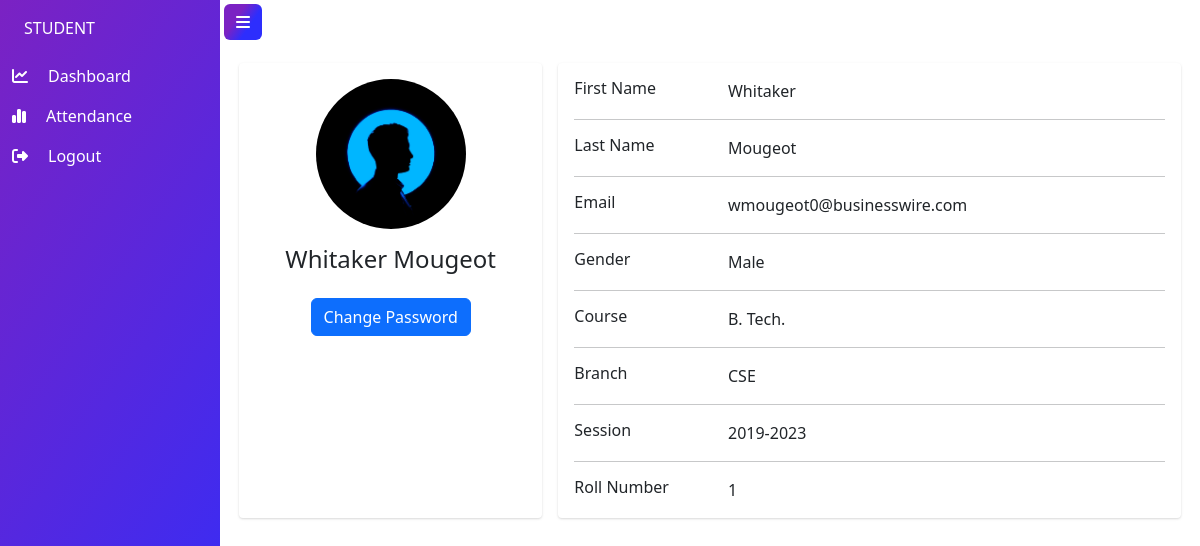
Page /student/dashboard/ (signed in) on the committed database.
### authentication/models.py (models this page shows, shortened)
class Student(models.Model):
    user = models.OneToOneField(CustomUser, on_delete=models.CASCADE)
    roll_no = models.CharField(max_length=32)
    branch = models.CharField(max_length=120)
    course = models.CharField(max_length=120)
    session = models.CharField(max_length=9)
    dataset_created = models.BooleanField(default=False)
    model_trained = models.BooleanField(default=False)

class CustomUser(AbstractUser):
    USER_TYPE = ((1, "ADMIN"), (2, "Student"))
    GENDER = [("M", "Male"), ("F", "Female"), ("N", "Non-binary")]
    id = models.UUIDField(primary_key=True, default=uuid.uuid4, editable=False)
    username = None  # Removed username, using email instead
    email = models.EmailField(unique=True)
    user_type = models.CharField(default=1, choices=USER_TYPE, max_length=1)
    gender = models.CharField(max_length=1, choices=GENDER)
    profile_pic = models.ImageField(
        upload_to=profile_pic_directory_path, blank=True, null=True
    )
    created_at = models.DateTimeField(auto_now_add=True)
    updated_at = models.DateTimeField(auto_now=True)
    USERNAME_FIELD = "email"
    REQUIRED_FIELDS = []
    objects = CustomUserManager()

### authentication/student_views.py (the view)
# urls.py: path("", views.index, name="home"),
def index(request):
    student = get_object_or_404(Student, user=request.user)
    context = {"student": student}
    return render(request, "student_templates/index.html", context)

### templates/student_templates/index.html (shortened to what this page needs)
{% extends "student_templates/base.html" %}
{% load static %}
{% block head %}
<link rel="stylesheet" type="text/css" href= {% static 'css/student_details.css' %}>
{% endblock head %}
{% block content %}
<div class="container main-body">
    <div class="row gutters-sm">
      <div class="col-md-4 mb-3">
        <div class="card h-100">
          <div class="card-body">
            <div class="d-flex flex-column align-items-center text-center">
              {% if student.user.profile_pic %}
              <img
                src="{% static student.user.profile_pic.url %}"
                alt="Admin"
                class="rounded-circle"
                width="150"
              />
              {% else %}
              <img src={% static 'img/user.jpg' %} alt="Admin"
              class="rounded-circle" width="150" />
              {% endif %}
              <div class="mt-3">
                <h4>{{student.user.first_name}} {{student.user.last_name}}</h4>
              </div>
              <div class="mt-3">
                <button
                  type="button"
                  class="btn btn-primary"
                  data-bs-toggle="modal"
                  data-bs-target="#changePasswordModal"
                >
                  Change Password
                </button>
              </div>
            </div>
          </div>
        </div>
      </div>
      <div class="col-md-8">
        <div class="card mb-3">
          <div class="card-body">
            <div class="row">
              <div class="col-sm-3">
                <h6 class="mb-0">First Name</h6>
              </div>
              <div class="col-sm-9">{{student.user.first_name}}</div>
            </div>
            <hr />
            <div class="row">
              <div class="col-sm-3">
                <h6 class="mb-0">Last Name</h6>
              </div>
              <div class="col-sm-9">{{student.user.last_name}}</div>
            </div>
            <hr />
            <div class="row">
              <div class="col-sm-3">
                <h6 class="mb-0">Email</h6>
              </div>
              <div class="col-sm-9">{{student.user.email}}</div>
            </div>
            <hr />
            <div class="row">
              <div class="col-sm-3">
                <h6 class="mb-0">Gender</h6>
              </div>
              <div class="col-sm-9">
                {% if student.user.gender == "M" %} Male
                {% elif student.user.gender == "F" %} Female
                {% else %} Non-binary
                {% endif %}
              </div>
            </div>
            <hr />
            <div class="row">
              <div class="col-sm-3">
                <h6 class="mb-0">Course</h6>
              </div>
              <div class="col-sm-9">{{student.course}}</div>
            </div>
            <hr />
            <div class="row">
              <div class="col-sm-3">
                <h6 class="mb-0">Branch</h6>
              </div>
              <div class="col-sm-9">{{student.branch}}</div>
            </div>
            <hr />
            <div class="row">
              <div class="col-sm-3">
                <h6 class="mb-0">Session</h6>
              </div>
              <div class="col-sm-9">{{student.session}}</div>
            </div>
            <hr />
            <div class="row">
              <div class="col-sm-3">
                <h6 class="mb-0">Roll Number</h6>
              </div>
              <div class="col-sm-9">{{student.roll_no}}</div>
            </div>
          </div>
        </div>
      </div>
    </div>
  </div>
{% endblock content %}

### attendance_management/static/css/student_details.css (style rules this page uses)
.main-body { padding: 15px; }
.card { box-shadow: 0 1px 3px 0 rgba(0,0,0,.1), 0 1px 2px 0 rgba(0,0,0,.06); }
.card { position: relative; display: flex; flex-direction: column; min-width: 0; word-wrap: break-word; background-color: #fff; background-clip: border-box; border: 0 solid rgba(0,0,0,.125); border-radius: .25rem; }
.card-body { flex: 1 1 auto; min-height: 1px; padding: 1rem; }
.gutters-sm { margin-right: -8px; margin-left: -8px; }
.gutters-sm>.col, .gutters-sm>[class*=col-] { padding-right: 8px; padding-left: 8px; }
.mb-3, .my-3 { margin-bottom: 1rem!important; }
.h-100 { height: 100%!important; }

### rows in the picture
Student: user.first_name "Whitaker", user.last_name "Mougeot", user.email "wmougeot0@businesswire.com", course "B. Tech.", branch "CSE", session "2019-2023", roll_no "1"
